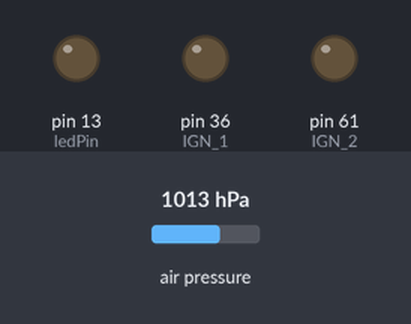
A sketch run on a simulated Arduino Mega 2560, built with avr-gcc and run on an emulated ATmega2560. Parts: output pins drawn as LEDs (lit = HIGH). Inputs (shaded band) come from the test bench; at power-on: air pressure 1013 hPa. What the sketch prints to the serial monitor is not drawn.

Above: at 1.2 s.
1.3 s: air pressure set to 1015 hPa
At 2.5 s:
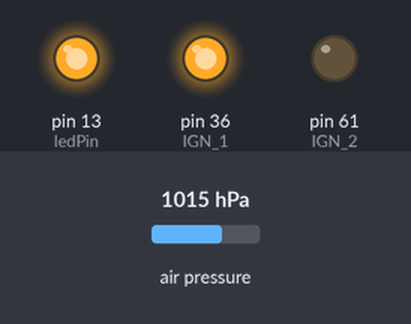
2.8 s: air pressure set to 952 hPa
At 5.7 s:
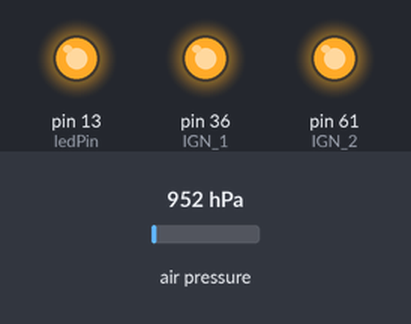
Timing chart, 0 to 13.8 s (numbered marks = the images above; inputs shaded):
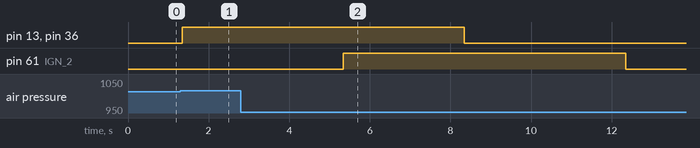

Measured:
- the behaviour switches between 1013 and 1014 hPa on air pressure (found by bisection; images 0 and 1)
- after the input at 1.3 s, pin 13 (ledPin), pin 36 (IGN_1): LOW → HIGH at once

The sketch:

G_maciel.ino
```cpp
#include <Adafruit_BMP085.h>
#include <SPI.h>
#include <SD.h>

#include <Wire.h>
#include <Adafruit_Sensor.h>
#include <Adafruit_HMC5883_U.h>
#include <Adafruit_ADXL345_U.h>
#include <L3G.h>

/* Assign a unique ID to this sensor at the same time */
Adafruit_HMC5883_Unified mag = Adafruit_HMC5883_Unified(12345);
/* Assign a unique ID to this sensor at the same time */
Adafruit_ADXL345_Unified accel = Adafruit_ADXL345_Unified(12345);
Adafruit_BMP085 bmp;
L3G gyro;

#define use_tempo 0
#define use_sd 0
#define use_bar 1
#define use_gyro 0
#define use_mag 0
#define use_accel 0
#define print_serial 1

#define use_alt (use_bar && 1)
#define use_pressao (use_bar && 0)
#define use_temp (use_bar && 0)
#define use_apogeu (use_alt && 1)

#define use_gyro_x (use_gyro && 1)
#define use_gyro_y (use_gyro && 1)
#define use_gyro_z (use_gyro && 1)

#define use_mag_x (use_mag && 1)
#define use_mag_y (use_mag && 1)
#define use_mag_z (use_mag && 1)

#define use_accel_x (use_accel && 1)
#define use_accel_y (use_accel && 1)
#define use_accel_z (use_accel && 1)

#define l 20 // tamanho
#define IGN_1 36  /*act1*/
#define IGN_2 61  /*act2*/
#define IGN_3 46  /*act3*/
#define IGN_4 55  /*act4*/
#define ledPin LED_BUILTIN

unsigned long t_atual;

#if (use_alt)
float velhaAlt = 0.0;
float altura_referencia = 0.0;
//float lista[l];
//float lista2[l];
#define numero_filtros 2  // numero de filtros
float matriz_filtros[numero_filtros][l];
#endif

#if use_apogeu
int contagem_encontra_apogeu = 0;
bool encontra_apogeu = false;
bool apogeu_detectado = false;
bool laco_led_2 = false;      // variavel para entrar no laço liga led 2
bool laco_led_3 = false;      // variavel para entrar no laço liga led 3 (built in)

bool ledState1 = LOW;    // ledState used to set the LED
bool ledState2 = LOW;
bool ledState3 = LOW;
#define h_paraquedas_2 10  // altura para acionar 2º paraquedas (led2)
#define interv_desliga_led 7000      // interval at which to blink (milliseconds)
#define interv_liga_led2 4000
// Generally, you should use "unsigned long" for variables that hold time
// The value will quickly become too large for an int to store
unsigned long liga_led2 = 0;        // quando o led tem que acender
unsigned long desliga_led1 = 0;
unsigned long desliga_led2 = 0; // quando o led tem que desligar após o apogeu
unsigned long desliga_led3 = 0;
#endif

#define chipSelect 53
String nomeArquivo = "";

//////// FUNÇÃO: FILTRO ALTURA ///////////

#if use_alt
float filtro_altura(float entrada, int i)
{
  float media_movel = 0.0;
  // if (i == 1) {
    for (int k = 0; k < (l - 1); k++) {
      matriz_filtros[i][k] = matriz_filtros[i][k + 1];
    }
    matriz_filtros[i][l - 1] = entrada;
    for (int j = 0; j < l; j++) {
      media_movel = media_movel + matriz_filtros[i][j];
    }
    media_movel = media_movel / l;
  return media_movel;
}

#endif

////////////////////////////////////////

/////// FUNÇÃO: DETECTAR APOGEU /////////

#if use_apogeu
bool func_detecta_apogeu(float altura_atual)
{
  if (altura_atual < velhaAlt) {
    contagem_encontra_apogeu += 1;
    }
  else {
    contagem_encontra_apogeu = 0;
  }
  velhaAlt = altura_atual;
  if (contagem_encontra_apogeu >= 15) {
    encontra_apogeu = true;
  }
  return (encontra_apogeu);
}
#endif

/////////////////////////////////////////

//////////FUNÇÃO: PARAQUEDAS 1////////////

#if use_apogeu
bool func_paraquedas_1()
{
  if (encontra_apogeu == true) {     ///// encontrou o apogeu
    if (apogeu_detectado == false) {     //// a variavel ainda não foi atualizada
      // LED 1
      ledState1 = HIGH;                  //// paraquedas 1
      desliga_led1 = t_atual + interv_desliga_led;
      liga_led2 = t_atual + interv_liga_led2;
      apogeu_detectado = true;           //// atualizou a variavel
      laco_led_2 = true;
      laco_led_3 = true;
    }
  }
  if (t_atual >= desliga_led1) {
    ledState1 = LOW;
  }
  digitalWrite(IGN_1, ledState1);
  return (ledState1);
}
#endif

///////////////////////////////////////////

//////////FUNÇÃO: PARAQUEDAS 2////////////

#if use_apogeu
bool func_paraquedas_2()
{
  if (t_atual >= liga_led2 && laco_led_2 == true) {
    // LED 2
    ledState2 = HIGH;
    desliga_led2 = t_atual + interv_desliga_led;
    laco_led_2 = false;
  }
  if (t_atual >= desliga_led2) {
    ledState2 = LOW;
  }
  digitalWrite(IGN_2, ledState2);
  return (ledState2);
}
#endif

/////////////////////////////////////////

void setup() {
  String cabecalho = "";
  // initialize digital pin LED_BUILTIN as an output.
  pinMode(ledPin, OUTPUT);
  pinMode(IGN_1, OUTPUT);
  pinMode(IGN_2, OUTPUT);
  Serial.begin(115200);
  Wire.begin();

  // TESTANDO SE OS SENSORES/SD ESTÃO FUNCIONANDO

#if use_bar
  if (!bmp.begin()) {
#if print_serial
    Serial.println("Could not find a valid BMP085 sensor, check wiring!");
#endif // print_serial
  }
#endif // bar

#if use_mag
  /* Initialise the mag sensor */
  if (!mag.begin())
  {
#if print_serial
    /* There was a problem detecting the HMC5883 ... check your connections */
    Serial.println("Ooops, no HMC5883 detected ... Check your wiring!");
#endif
  }
#endif  //mag

#if use_accel
  /* Initialise the sensor */
  if (!accel.begin())
  {
#if print_serial
    /* There was a problem detecting the ADXL345 ... check your connections */
    Serial.println("Ooops, no ADXL345 detected ... Check your wiring!");
#endif
  }
#endif   //accel

#if use_gyro
  /* gyro */
  if (!gyro.init())
  {
#if print_serial
    Serial.println("Failed to autodetect gyro type!");
#endif
  }
  gyro.enableDefault();
#endif   // gyro

#if use_sd
  // see if the card is present and can be initialized:
  if (!SD.begin(chipSelect)) {
#if print_serial
    Serial.println("Card failed, or not present");
#endif // print_serial
  }
#if print_serial
  Serial.println("card initialized.");
#endif // print_serial
#endif // use_sd

#if use_accel
  // ACCELEROMETER RANGE

  /* Set the range to whatever is appropriate for your project */
  accel.setRange(ADXL345_RANGE_16_G);
  // accel.setRange(ADXL345_RANGE_8_G);
  // accel.setRange(ADXL345_RANGE_4_G);
  // accel.setRange(ADXL345_RANGE_2_G);
#endif

#if (use_alt)
  // MÉDIA DE ALTITUDE

  for (int i = 0; i < 20; i++) {
    altura_referencia =  altura_referencia + bmp.readAltitude();
  }
  altura_referencia = altura_referencia / 20;
#endif

  // CABEÇALHO

#if use_tempo
  cabecalho += "Tempo [s]\t";
#endif

#if (use_alt)
  cabecalho += "Altura [m]\tFiltro1 (h)\tFiltro2 (h)\t";
#endif

#if (use_temp)
  cabecalho += "Temperatura [*C]\t";
#endif

#if (use_pressao)
  cabecalho += "Pressao [Pa]\t";   //Pressao no nivel do mar [Pa]";
#endif

#if use_mag_x
  cabecalho += "Mag eixo X [uT]\t";
#endif
#if use_mag_y
  cabecalho += "Mag eixo Y [uT]\t";
#endif
#if use_mag_z
  cabecalho += "Mag eixo Z [uT]\t";
#endif

#if use_accel_x
  cabecalho += "Accel eixo X [m/s^2]\t";
#endif
#if use_accel_y
  cabecalho += "Accel eixo Y [m/s^2]\t";
#endif
#if use_accel_z
  cabecalho += "Accel eixo Z [m/s^2]\t";
#endif

#if use_gyro_x
  cabecalho += "Gyro eixo X\t";
#endif
#if use_gyro_y
  cabecalho += "Gyro eixo Y\t";
#endif
#if use_gyro_z
  cabecalho += "Gyro eixo Z\t";
#endif

#if (use_alt)
  cabecalho += "Apogeu\t";
#endif

  // CRIANDO UM NOVO ARQUIVO PARA SALVAR NO SD

#if use_sd
  String nome = "gabi";
  int tamNome = nome.length();
  int num = 0;
  String txt = ".txt";
  bool tmp = false;
  while (tmp == false) {
    String zeros = "";
    int tamNum = String(num).length();
    int tamTotal = tamNome + tamNum;
    for (int j = 0; j < (8 - tamTotal); j++) {
      zeros = zeros + "0";
    }
    nomeArquivo = nome + zeros + String(num) + txt;
    if (SD.exists(nomeArquivo)) {
      num = num + 1;
      tmp = false;
    }
    else {
      File dataFile = SD.open(nomeArquivo, FILE_WRITE);
      dataFile.println(cabecalho);
      dataFile.close();
      tmp = true;
    }
  }
#if print_serial
  Serial.println("file: " + nomeArquivo);
#endif // print_serial
#endif // use_sd

#if print_serial
  Serial.println(cabecalho);
#endif
}

void loop() {
  t_atual = millis();
  float t_atual_segundos = t_atual / 1000.0;
  // make a string for assembling the data to log:
  String dataString = "";

  //// LEITURA DE SENSORES

#if use_alt
  float h = 0.0;
  // Calculate altitude assuming 'standard' barometric pressure of 1013.25 millibar = 101325 Pascal
  float novaAlt = bmp.readAltitude();
  h = novaAlt - altura_referencia;  //altura
#endif

#if use_temp
  //temperatura
  float temp =  bmp.readTemperature();
#endif

#if use_pressao
  //pressão
  float pressao = bmp.readPressure();
  //pressão no nível do mar
  //float pressaoNivelMar = bmp.readSealevelPressure();
#endif

#if (use_mag || use_accel)
  /* Get a new sensor event */
  sensors_event_t event;
#endif

#if use_mag
  // Magnetometro
  mag.getEvent(&event);
#if use_mag_x
  float mag_X;
  mag_X = event.magnetic.x;
#endif
#if use_mag_y
  float mag_Y;
  mag_Y = event.magnetic.y;
#endif
#if use_mag_z
  float mag_Z;
  mag_Z = event.magnetic.z;
#endif

#endif  // use_mag

#if use_accel
  // Acelerometro
  accel.getEvent(&event);
#if use_accel_x
  float accel_X;
  accel_X = event.acceleration.x;
#endif
#if use_accel_y
  float accel_Y;
  accel_Y = event.acceleration.y;
#endif
#if use_accel_z
  float accel_Z;
  accel_Z = event.acceleration.z;
#endif

#endif   // use_accel

#if use_gyro
  // Giroscopio
  gyro.read();
#if use_gyro_x
  float gyro_X;
  gyro_X = (int)gyro.g.x;
#endif
#if use_gyro_y
  float gyro_Y;
  gyro_Y = (int)gyro.g.y;
#endif
#if use_gyro_z
  float gyro_Z;
  gyro_Z = (int)gyro.g.z;
#endif

#endif  // use_gyro

  //// FILTROS DE ALTURA

#if use_alt
  // filtro 1
  float media_mov = filtro_altura(h, 0);

  // filtro 2
  float media_mov2 = filtro_altura(media_mov, 1);
#endif

  //// REUNINDO OS DADOS EM UMA STRING

#if use_tempo
  dataString += String(t_atual_segundos);
  dataString += "\t";
#endif
#if use_alt
  // dataString += String(novaAlt);
  // dataString += "\t";
  dataString += String(h);
  dataString += "\t";
  dataString += String(media_mov);  // media_mov é o filtro 1 de altura
  dataString += "\t";
  dataString += String(media_mov2);  // media_mov2 é o filtro 2 de altura
  dataString += "\t";
#endif
#if use_temp
  dataString += String(temp);
  dataString += "\t";
#endif
#if use_pressao
  dataString += String(pressao);
  dataString += "\t";
  //dataString += String(pressaoNivelMar);
  //dataString += "\t";
#endif

#if use_mag_x
  dataString += String(mag_X);
  dataString += "\t";
#endif
#if use_mag_y
  dataString += String(mag_Y);
  dataString += "\t";
#endif
#if use_mag_z
  dataString += String(mag_Z);
  dataString += "\t";
#endif
#if use_accel_x
  dataString += String(accel_X);
  dataString += "\t";
#endif
#if use_accel_y
  dataString += String(accel_Y);
  dataString += "\t";
#endif
#if use_accel_z
  dataString += String(accel_Z);
  dataString += "\t";
#endif
#if use_gyro_x
  dataString += String(gyro_X);
  dataString += "\t";
#endif
#if use_gyro_y
  dataString += String(gyro_Y);
  dataString += "\t";
#endif
#if use_gyro_z
  dataString += String(gyro_Z);
  dataString += "\t";
#endif

  // Encontrando o apogeu

#if use_apogeu
  encontra_apogeu = func_detecta_apogeu(media_mov2);
  if (encontra_apogeu == true){
    dataString += "Descendo!\t";
  }
  // LED 1
  bool ledState1 = func_paraquedas_1();
  if (ledState1 == true) {
    dataString += "Led 1!\t";
  }
  // LED 2
  bool ledState2 = func_paraquedas_2();
  if (ledState2 == true) {
    dataString += "Led 2\t";
  }

  // LED 3
  if (media_mov2 <= h_paraquedas_2 && laco_led_3 == true) {
    ledState3 = HIGH;
    dataString += "Led 3!";
    dataString += "\t";
    desliga_led3 = t_atual + interv_desliga_led;
    laco_led_3 = false;
  }

  if (t_atual >= desliga_led3) {
    ledState3 = LOW;
  }

  digitalWrite(ledPin, ledState3);
#endif // use_apogeu

  // Mostrando dataString no Serial
#if print_serial
  Serial.println(dataString);
#endif

#if use_sd
  // abrir o arquivo do SD e armazenar dados
  File dataFile = SD.open(nomeArquivo, FILE_WRITE);

  // if the file is available, write to it:
  if (dataFile) {
    dataFile.println(dataString);
    dataFile.close();
  }
#endif

}
```
